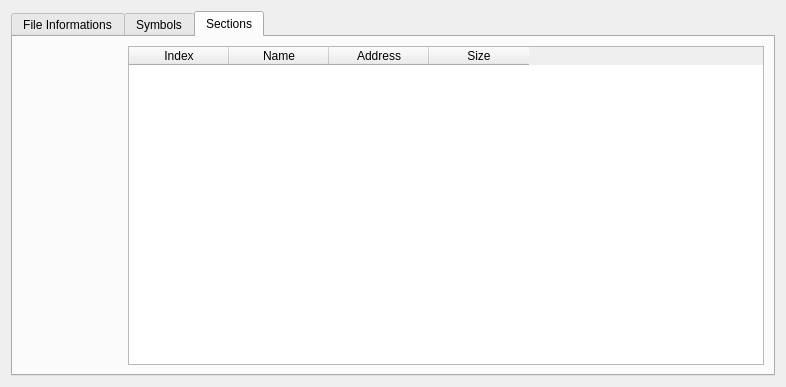
<?xml version="1.0" encoding="UTF-8"?>
<ui version="4.0">
 <class>elfFileWidget</class>
 <widget class="QWidget" name="elfFileWidget">
  <property name="geometry">
   <rect>
    <x>0</x>
    <y>0</y>
    <width>786</width>
    <height>387</height>
   </rect>
  </property>
  <property name="minimumSize">
   <size>
    <width>0</width>
    <height>0</height>
   </size>
  </property>
  <property name="focusPolicy">
   <enum>Qt::NoFocus</enum>
  </property>
  <property name="windowTitle">
   <string>Form</string>
  </property>
  <layout class="QGridLayout" name="gridLayout">
   <item row="0" column="0">
    <widget class="QTabWidget" name="tabWidget">
     <property name="currentIndex">
      <number>2</number>
     </property>
     <widget class="QWidget" name="generalInfoTab">
      <attribute name="title">
       <string>File Informations</string>
      </attribute>
      <layout class="QGridLayout" name="gridLayout_4">
       <item row="0" column="0">
        <widget class="QGroupBox" name="groupBox">
         <property name="title">
          <string>Elf header</string>
         </property>
         <layout class="QFormLayout" name="formLayout">
          <item row="0" column="0">
           <widget class="QLabel" name="label">
            <property name="text">
             <string>Class:</string>
            </property>
           </widget>
          </item>
          <item row="0" column="1">
           <widget class="QLabel" name="classLabel">
            <property name="text">
             <string>none</string>
            </property>
           </widget>
          </item>
          <item row="1" column="0">
           <widget class="QLabel" name="label_3">
            <property name="text">
             <string>Endianness:</string>
            </property>
           </widget>
          </item>
          <item row="1" column="1">
           <widget class="QLabel" name="endiannesLabel">
            <property name="text">
             <string>none</string>
            </property>
           </widget>
          </item>
          <item row="2" column="0">
           <widget class="QLabel" name="label_5">
            <property name="text">
             <string>Version:</string>
            </property>
           </widget>
          </item>
          <item row="3" column="0">
           <widget class="QLabel" name="label_6">
            <property name="text">
             <string>Type:</string>
            </property>
           </widget>
          </item>
          <item row="4" column="0">
           <widget class="QLabel" name="label_7">
            <property name="text">
             <string>Machine:</string>
            </property>
           </widget>
          </item>
          <item row="6" column="0">
           <widget class="QLabel" name="label_8">
            <property name="text">
             <string>Entry point address:</string>
            </property>
           </widget>
          </item>
          <item row="2" column="1">
           <widget class="QLabel" name="VersionLabel">
            <property name="text">
             <string>none</string>
            </property>
           </widget>
          </item>
          <item row="3" column="1">
           <widget class="QLabel" name="typeLabel">
            <property name="text">
             <string>none</string>
            </property>
           </widget>
          </item>
          <item row="4" column="1">
           <widget class="QLabel" name="machineLabel">
            <property name="text">
             <string>none</string>
            </property>
           </widget>
          </item>
          <item row="6" column="1">
           <widget class="QLabel" name="entryPointLabel">
            <property name="text">
             <string>none</string>
            </property>
           </widget>
          </item>
          <item row="5" column="0">
           <widget class="QLabel" name="label_17">
            <property name="text">
             <string>OS/ABI:</string>
            </property>
           </widget>
          </item>
          <item row="5" column="1">
           <widget class="QLabel" name="abiLabel">
            <property name="text">
             <string>none</string>
            </property>
           </widget>
          </item>
         </layout>
        </widget>
       </item>
       <item row="1" column="0">
        <widget class="QGroupBox" name="groupBox_2">
         <property name="title">
          <string>Sections &amp; Symbols</string>
         </property>
         <layout class="QFormLayout" name="formLayout_2">
          <item row="0" column="0">
           <widget class="QLabel" name="label_9">
            <property name="text">
             <string>Section count:</string>
            </property>
           </widget>
          </item>
          <item row="1" column="0">
           <widget class="QLabel" name="label_10">
            <property name="text">
             <string>Symbols count:</string>
            </property>
           </widget>
          </item>
          <item row="0" column="1">
           <widget class="QLabel" name="sectionCountLabel">
            <property name="text">
             <string>none</string>
            </property>
           </widget>
          </item>
          <item row="1" column="1">
           <widget class="QLabel" name="symbolCountLabel">
            <property name="text">
             <string>none</string>
            </property>
           </widget>
          </item>
         </layout>
        </widget>
       </item>
      </layout>
     </widget>
     <widget class="QWidget" name="symbolsTab">
      <attribute name="title">
       <string>Symbols</string>
      </attribute>
      <layout class="QGridLayout" name="gridLayout_2">
       <item row="0" column="0">
        <widget class="QTableWidget" name="symbolsList">
         <property name="sortingEnabled">
          <bool>true</bool>
         </property>
         <attribute name="verticalHeaderVisible">
          <bool>false</bool>
         </attribute>
         <attribute name="verticalHeaderShowSortIndicator" stdset="0">
          <bool>false</bool>
         </attribute>
         <column>
          <property name="text">
           <string>Index</string>
          </property>
         </column>
         <column>
          <property name="text">
           <string>Value</string>
          </property>
         </column>
         <column>
          <property name="text">
           <string>Size</string>
          </property>
         </column>
         <column>
          <property name="text">
           <string>Type</string>
          </property>
         </column>
         <column>
          <property name="text">
           <string>Link</string>
          </property>
         </column>
         <column>
          <property name="text">
           <string>Section</string>
          </property>
         </column>
         <column>
          <property name="text">
           <string>Name</string>
          </property>
         </column>
        </widget>
       </item>
      </layout>
     </widget>
     <widget class="QWidget" name="sectionsTab">
      <attribute name="title">
       <string>Sections</string>
      </attribute>
      <layout class="QGridLayout" name="gridLayout_3">
       <item row="0" column="0">
        <widget class="QHexEdit" name="sectionsHexView" native="true">
         <property name="minimumSize">
          <size>
           <width>100</width>
           <height>0</height>
          </size>
         </property>
        </widget>
       </item>
       <item row="0" column="1">
        <widget class="QTableWidget" name="sectionsList">
         <property name="sortingEnabled">
          <bool>true</bool>
         </property>
         <attribute name="verticalHeaderVisible">
          <bool>false</bool>
         </attribute>
         <attribute name="verticalHeaderShowSortIndicator" stdset="0">
          <bool>false</bool>
         </attribute>
         <column>
          <property name="text">
           <string>Index</string>
          </property>
         </column>
         <column>
          <property name="text">
           <string>Name</string>
          </property>
         </column>
         <column>
          <property name="text">
           <string>Address</string>
          </property>
         </column>
         <column>
          <property name="text">
           <string>Size</string>
          </property>
         </column>
        </widget>
       </item>
      </layout>
     </widget>
    </widget>
   </item>
  </layout>
 </widget>
 <customwidgets>
  <customwidget>
   <class>QHexEdit</class>
   <extends>QWidget</extends>
   <header location="global">qhexedit.h</header>
   <container>1</container>
  </customwidget>
 </customwidgets>
 <resources/>
 <connections/>
</ui>
